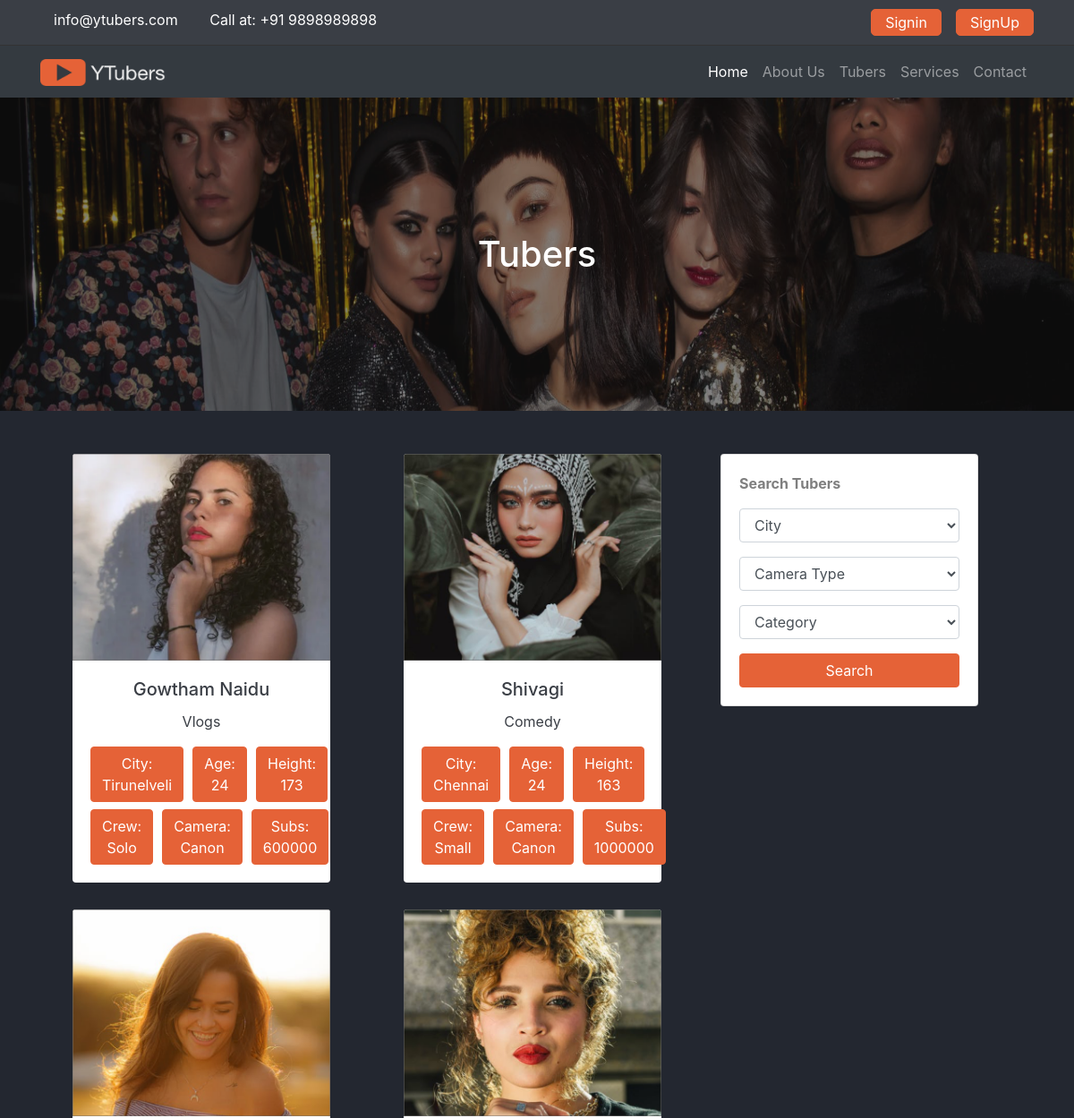
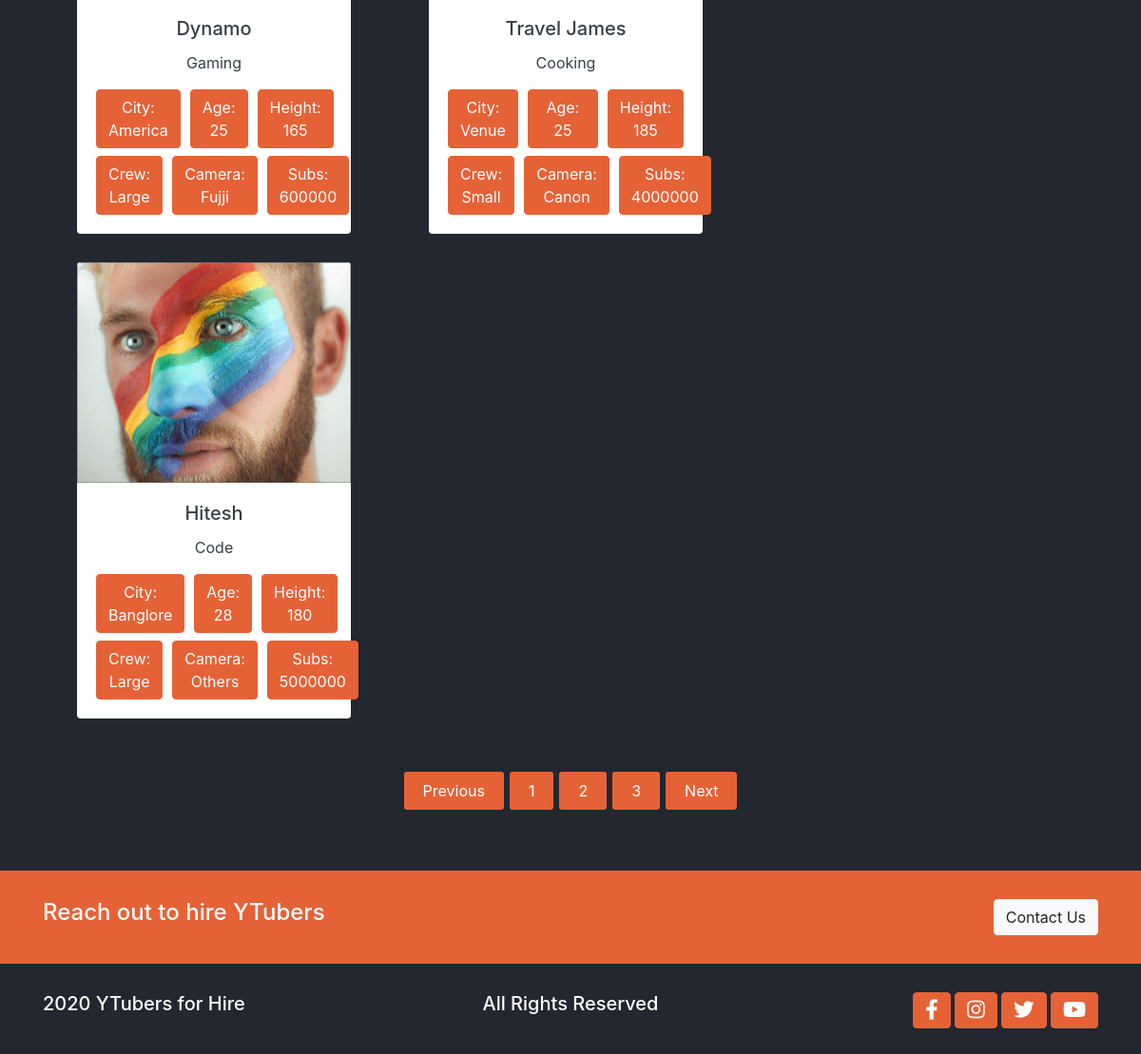
The page /youtubers/ on the database its author committed (2 pictures, top to bottom).
### youtubers/models.py (models this page shows)
class Youtuber(models.Model):
    category_choices = (
        ('Code', 'Code'),
        ('Mobile_review','Mobile_review'),
        ('Gaming','Gaming'),
        ('Vlogs', 'Vlogs'),
        ('Cooking', 'Cooking'),
        ('Comedy', 'Comedy')
    )
    crew_choices = (
        ('Solo', 'Solo'),
        ('Small', 'Small'),
        ('Large', 'Large')
    )
    camera_choices = (
        ('Canon', 'Canon'),
        ('Nikon', 'Nikon'),
        ('Fujji', 'Fujji'),
        ('Others', 'Others'),
    )
    name = models.CharField(max_length=255)
    city = models.CharField(max_length=255)
    age = models.IntegerField()
    height = models.IntegerField()
    crew = models.CharField(choices=crew_choices, max_length=255)
    camera_type = models.CharField(choices=camera_choices, max_length=255)
    photo = models.ImageField(upload_to='media/youtubers/%Y/%m/')
    category = models.CharField(choices=category_choices, max_length=255)
    subs_count = models.CharField(max_length=255)
    is_featured = models.BooleanField(default=False)
    price = models.IntegerField()
    video_url = models.CharField(max_length=255)
    description = RichTextField()
    created_date = models.DateTimeField(default=datetime.now, blank=True)

### youtubers/views.py (the view)
# urls.py: path('youtubers/', include('youtubers.urls')),
def youtubers(request):
    tubers = Youtuber.objects.order_by('-created_date')
    data = {
        'tubers' : tubers
    }
    return render(request, 'youtubers/youtubers_home.html', data)

### templates/youtubers/youtubers_home.html (shortened to what this page needs)
{% extends 'base.html' %}
{% load static %}
{% block content %}
<main class="tubers-page">
    <div class="banner">
      <img src="{% static './assets/images/bg-banner.png' %}" alt="" class="img-fluid w-100">
      <h1 class="text-center">
        Tubers
      </h1>
    </div>
    <section class="container mt-5 mb-5">
      <div class="row ">
        <div class="col-lg-8 mb-2 ">
          <section class="tubers">
            {% for tuber in tubers %}
            <div class="card border-0 text-center">
              <div class="feature-text">
                  <a href="{% url 'youtuber_detail' tuber.id %}">
                <img src="{{tuber.photo.url}}" class="card-img-top" alt="team-member">
                    </a>
              </div>
              <div class="card-body">
                <h5 class="card-title">{{tuber.name}}</h5>
                <p class="card-text">{{tuber.category}}</p>
                <div class="person-description mt-2">
                  <button class="btn btn-accent"> City: {{tuber.city}} </button>
                  <button class="btn btn-accent"> Age: {{tuber.age}} </button>
                  <button class="btn btn-accent"> Height: {{tuber.height}} </button>
                </div>
                <div class="person-description mt-2">
                  <button class="btn btn-accent"> Crew: {{tuber.crew}} </button>
                  <button class="btn btn-accent"> Camera: {{tuber.camera_type}} </button>
                  <button class="btn btn-accent"> Subs: {{tuber.subs_count}} </button>
                </div>
              </div>
            </div>
            {% endfor %}
          </section>
        </div>
        <div class="col-lg-4 ">
          <div class="card">
            <div class="card-body">
              <p class="text-left font-weight-bolder text-black-50">
                Search Tubers
              </p>
              <form>
                <div class="form-group">
                  <select id="inputState" class="form-control">
                    <option selected disabled hidden>City</option>
                  </select>
                </div>
                <div class="form-group">
                  <select id="inputState" class="form-control">
                    <option selected disabled hidden>Camera Type</option>
                  </select>
                </div>
                <div class="form-group">
                  <select class="form-control">
                    <option selected disabled hidden>Category</option>
                  </select>
                </div>
              </form>
              <button class="btn btn-accent btn-block">Search</button>
            </div>
          </div>
        </div>
      </div>
    </section>
    <div class="container section pagination-section mt-3">
      <nav aria-label="Page navigation example">
        <ul class="pagination justify-content-center">
          <li class="page-item disabled">
            <a class="page-link" href="#" tabindex="-1" aria-disabled="true">Previous</a>
          </li>
          <li class="page-item"><a class="page-link" href="#">1</a></li>
          <li class="page-item"><a class="page-link" href="#">2</a></li>
          <li class="page-item"><a class="page-link" href="#">3</a></li>
          <li class="page-item">
            <a class="page-link" href="#">Next</a>
          </li>
        </ul>
      </nav>
    </div>
  </main>
{% endblock %}

### templates/base.html (shortened to what this page needs)
{% load static %}
<!DOCTYPE html>
<html lang="en">
<head>
  <link rel="stylesheet" href="https://cdnjs.cloudflare.com/ajax/libs/font-awesome/5.15.1/css/all.min.css"
 />
  <link rel="stylesheet" href="https://cdnjs.cloudflare.com/ajax/libs/animate.css/4.1.1/animate.min.css" />
  <link rel="stylesheet" type="text/css" href="//cdn.jsdelivr.net/npm/slick-carousel@1.8.1/slick/slick.css" />
  <link rel="stylesheet" type="text/css" href="//cdn.jsdelivr.net/npm/slick-carousel@1.8.1/slick/slick-theme.css" />
  <link rel="stylesheet" href="https://cdn.jsdelivr.net/npm/bootstrap@4.5.3/dist/css/bootstrap.min.css"
>
  <link rel="stylesheet" href="{% static './css/base.css' %}">
  <link rel="stylesheet" href="{% static './css/utils.css' %}">
  <link rel="stylesheet" href="{% static './css/style.css' %}">
  <link rel="stylesheet" href="{% static './css/mediaquery.css' %}">
</head>
<body>
  {% include 'includes/header.html' %}
  {% include 'includes/navbar.html' %}
  {% block content %}
  {% endblock %}
  {% include 'includes/footer.html' %}
</body>
</html>

### templates/includes/header.html
<header class="header ">
    <div class="container">
      <div class="row ">
        <div class="col-md-6 header-info">
          <a href="mailto:info@ytubers.com" class="mr-3">info@ytubers.com</a>
          <span>Call at: +91 9898989898 </span>
        </div>
        <div class="header-buttons col-md-6 d-flex justify-content-end">
          {% if user.is_authenticated %}
          <a class="btn btn-accent mr-3" href="{% url 'dashboard' %}">Dashboard</a>
          <a class="btn btn-accent " href="{% url 'logout' %}">Logout</a>
          {% else %}
          <a class="btn btn-accent mr-3" href="{% url 'login' %}">Signin</a>
          <a class="btn btn-accent " href="{% url 'register' %}">SignUp</a>
          {% endif %}
        </div>
      </div>
    </div>
  </header>

### templates/includes/navbar.html (shortened to what this page needs)
{% load static %}
<nav class="navbar navbar-expand-lg navbar-dark bg-dark">
    <div class="container">
      <a class="navbar-brand" href="{% url 'home' %}">
        <img src="{% static './assets/images/logo' %}.png" alt="" width="140" height="30" alt="" loading="lazy">
      </a>
      <div class="collapse navbar-collapse" id="navbarNav">
        <ul class="navbar-nav ml-auto">
          <li class="nav-item active">
            <a class="nav-link" href="{% url 'home' %}">Home</a>
          </li>
          <li class="nav-item">
            <a class="nav-link" href="{% url 'about' %}">About Us</a>
          </li>
          <li class="nav-item">
            <a class="nav-link" href="{% url 'youtubers' %}">Tubers</a>
          </li>
          <li class="nav-item">
            <a class="nav-link" href="{% url 'services' %}">Services</a>
          </li>
          <li class="nav-item">
            <a class="nav-link" href="{% url 'contact' %}">Contact</a>
          </li>
        </ul>
      </div>
    </div>
  </nav>

### templates/includes/footer.html
<footer>
    <div class="bg-accent mt-5">
      <div class="container">
        <div class="row">
          <div class="col-sm-6 text-lg-left text-center">
            <h4>
              Reach out to hire YTubers
            </h4>
          </div>
          <div class="col-sm-6 text-lg-right text-center">
            <button class="btn btn-light">
              Contact Us
            </button>
          </div>
        </div>
      </div>
    </div>
    <div class="container">
      <div class="row">
        <div class="col-md-4 text-lg-left text-center">
          <h5>
            2020 YTubers for Hire
          </h5>
        </div>
        <div class="col-md-4 text-lg-center text-center">
          <h5>
            All Rights Reserved
          </h5>
        </div>
        <div class="col-md-4 text-lg-right text-center">
          <div>
            <button class="btn btn-accent"> <i class="fab fa-facebook-f fa-lg	"></i> </button>
            <button class="btn btn-accent"> <i class="fab fa-instagram fa-lg	"></i> </button>
            <button class="btn btn-accent"> <i class="fab fa-twitter fa-lg	"></i> </button>
            <button class="btn btn-accent"> <i class="fab fa-youtube fa-lg	"></i> </button>
          </div>
        </div>
      </div>
    </div>
  </footer>

### tubers/static/css/base.css (style rules this page uses)
:root { --primary: #232730; --secondary: #3a3e45; --white: #888787; --accent: #e56237; }
body { background-color: var(--primary); color: #fff; }
a { color: #fff; }
.btn-accent { background-color: var(--accent); color: #fff; border-color: var(--accent); outline: none; }
.card { color: var(--secondary); width: 18rem; }
main { overflow: hidden; }
.page-item.disabled .page-link, .page-link { background-color: var(--accent); border: none; padding: 10px 20px; line-height: none; color: #fff; margin: 0 3px; border-radius: 3px; }

### tubers/static/css/utils.css (style rules this page uses)
.bg-accent { color: #ffffff; background-color: var(--accent); }
.banner { position: relative; }
.banner img { height: 350px; width: 100%; }
.banner h1 { position: absolute; top: 50%; left: 50%; transform: translate(-50%, -50%); }
.feature-text { position: relative; }
.person-description { display: grid; grid-template-columns: 1fr 1fr 1fr; column-gap: 10px; }

### tubers/static/css/style.css (style rules this page uses)
.header { background-color: var(--secondary); padding: 10px 0; color: #fff; border-bottom: 1px solid #333; }
.header a { padding: 2px 15px; border-radius: 5px; }
footer .container { padding-top: 30px; padding-bottom: 30px; }
.tubers-page .tubers { display: grid; grid-template-columns: 1fr 1fr; row-gap: 30px; column-gap: 10px; justify-items: center; }

### rows shown on the page
Youtuber: photo (picture), name "Gowtham Naidu", category "Vlogs", city "Tirunelveli", age "24", height "173", crew "Solo", camera_type "Canon", subs_count "600000"
Youtuber: photo (picture), name "Shivagi", category "Comedy", city "Chennai", age "24", height "163", crew "Small", camera_type "Canon", subs_count "1000000"
Youtuber: photo (picture), name "Dynamo", category "Gaming", city "America", age "25", height "165", crew "Large", camera_type "Fujji", subs_count "600000"
Youtuber: photo (picture), name "Travel James", category "Cooking", city "Venue", age "25", height "185", crew "Small", camera_type "Canon", subs_count "4000000"
Youtuber: photo (picture), name "Hitesh", category "Code", city "Banglore", age "28", height "180", crew "Large", camera_type "Others", subs_count "5000000"
